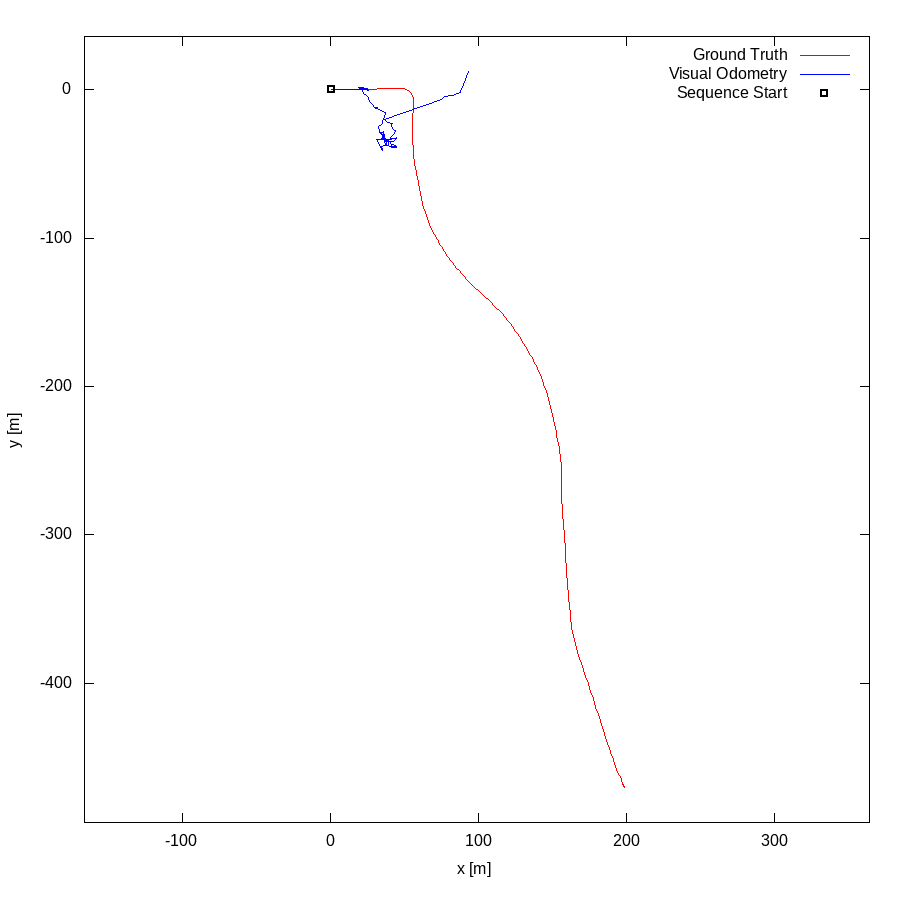

Here is the gnuplot script that generated this plot:
set term postscript eps enhanced color
set output "03.eps"
set size ratio -1
set xrange [-166:364]
set yrange [-494:36]
set xlabel "x [m]"
set ylabel "y [m]"
plot "03.txt" using 1:2 lc rgb "#FF0000" title 'Ground Truth' w lines,"03.txt" using 3:4 lc rgb "#0000FF" title 'Visual Odometry' w lines,"< head -1 03.txt" using 1:2 lc rgb "#000000" pt 4 ps 1 lw 2 title 'Sequence Start' w points
